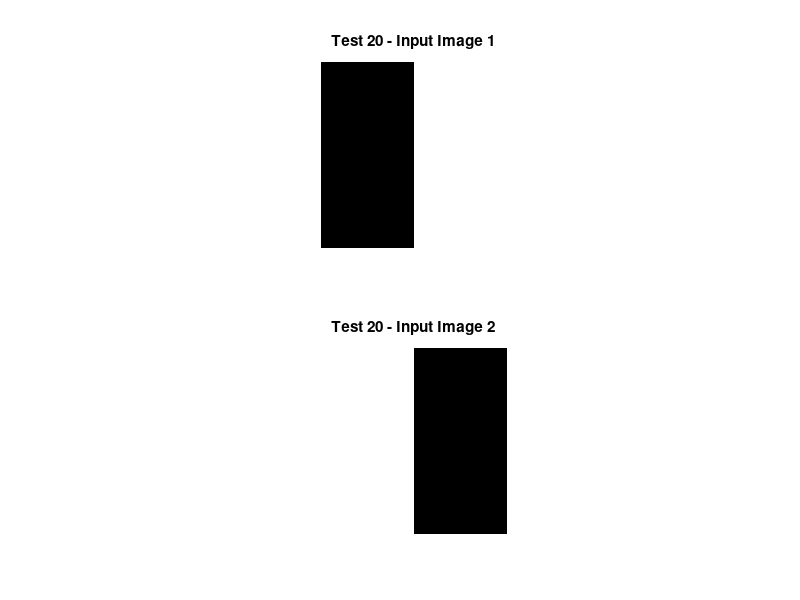

Reproduce this figure in MATLAB. (Note: this script raises an error after producing the figure.)
function evaluationSM7()
% This function is written to test spatial-temporal saliency map with
% various simple and independent images.

exp_record.intro = 'images with 2 rectangle gray blocks: block 1 191 in intensity, block 2 128 in intensity, and the background is black ';

% % Test 1
% exp_record.input.i1.type = 'image';
% exp_record.input.i1.path = './figures/evaluationSM7/';
% exp_record.input.i1.name = 'sample_img_2.jpg';
% exp_record.input.i1.note = 'white (255) background image with 3 rectangular ffigrom left to right with intensity value 191,128,64';
% 
% img = imread('./figures/evaluationSM7/sample_img_1.jpg'); 
% sm_ssm = spatialSaliencyMap(img,8,'hadamard',30);
% figure(1), imshow(img),title('Test 1 - Input Image');
% figure(2), colormap('gray'), imagesc(sm_ssm), title('Test 1 - Output Image');
% 
% % Test 2
% exp_record.input.i2.type = 'image';
% exp_record.input.i2.path = './figure/evaluationSM7/';
% exp_record.input.i2.name = 'sample_img_2.jpg';
% exp_record.input.i2.note = 'gray (191) background image with 3 rectangular ffigrom left to right with intensity value 255,128,64';
% 
% img = imread('./figures/evaluationSM7/sample_img_2.jpg'); 
% sm_ssm = spatialSaliencyMap(img,8,'hadamard',30);
% figure(3), imshow(img), title('Test 2 - Input Image');
% figure(4), colormap('gray'), imagesc(sm_ssm), title('Test 2 - Output Image');
% 
% % Test 3
% exp_record.input.i3.type = 'image';
% exp_record.input.i3.path = './figures/evaluationSM7/';
% exp_record.input.i3.name = 'sample_img_3.jpg';
% exp_record.input.i3.note = 'gray (128) background image with 3 rectangular ffigrom left to right with intensity value 255,191,64';
% 
% img = imread('./figures/evaluationSM7/sample_img_3.jpg'); 
% sm_ssm = spatialSaliencyMap(img,8,'hadamard',30);
% figure(5), imshow(img), title('Test 3 - Input Image');
% figure(6), colormap('gray'), imagesc(sm_ssm), title('Test 3 - Output Image');
% 
% % Test 4
% exp_record.input.i4.type = 'image';
% exp_record.input.i4.path = './figures/evaluationSM7/';
% exp_record.input.i4.name = 'sample_img_4.jpg';
% exp_record.input.i4.note = 'gray (64) background image with 3 rectangular ffigrom left to right with intensity value 255,191,128';
% 
% img = imread('./figures/evaluationSM7/sample_img_4.jpg'); 
% sm_ssm = spatialSaliencyMap(img,8,'hadamard',30);
% figure(7), imshow(img), title('Test 4 - Input Image');
% figure(8), colormap('gray'), imagesc(sm_ssm), title('Test 4 - Output Image');
% 
% Test 5
% exp_record.input.i5.type = 'image';
% exp_record.input.i5.path = './figures/evaluationSM7/';
% exp_record.input.i5.name = 'sample_img_5.jpg';
% exp_record.input.i5.note = '8 bars in sequence with decreasing intensity from 100% to 20% from left to right';
% 
% img = rgb2gray(imread('./figures/evaluationSM7/sample_img_5.jpg')); 
% sm_ssm = spatialSaliencyMap(img,8,'hadamard',30);
% figure(7), imshow(img), title('Test 5 - Input Image');
% figure(8), colormap('gray'), imagesc(sm_ssm), title('Test 5 - Output Image');
% 
% exp_record.output.o5.type = 'image';
% exp_record.output.o5.name = 'output_img_5.fig';
% exp_record.output.o5.note = 'Test 5 proves that the saliency result depends on intensity values of input pixels in the spatial-temporal method';

% % Test 6
% exp_record.input.i6.type = 'image';
% exp_record.input.i6.path = './figures/evaluationSM7/';
% exp_record.input.i6.name = 'sample_img_6.jpg';
% exp_record.input.i6.note = '1 gray (128) rectangle on black (0) background, 1 white (255) retangle on gray (128) background';
% 
% img = rgb2gray(imread('./figures/evaluationSM7/sample_img_6.jpg')); 
% sm_ssm = spatialSaliencyMap(img,8,'hadamard',30);
% figure(7), imshow(img), title('Test 6 - Input Image');
% figure(8), colormap('gray'), imagesc(sm_ssm), title('Test 6 - Output Image');
% 
% exp_record.output.o6.type = 'image';
% exp_record.output.o6.name = 'output_img_6.fig';
% exp_record.output.o6.note = '';

% % Test 7
% exp_record.input.i7.type = 'image';
% exp_record.input.i7.path = './figures/evaluationSM7/';
% exp_record.input.i7.name = 'sample_img_7.jpg';
% exp_record.input.i7.note = '24x24 white background with 8x8 black rectangle in the center';
% 
% img = rgb2gray(imread('./figures/evaluationSM7/sample_img_7.jpg')); 
% sm_ssm = spatialSaliencyMap(img,2,'hadamard',30);
% figure(9), imshow(img), title('Test 7 - Input Image');
% figure(10), colormap('gray'), imagesc(sm_ssm), title('Test 7 - Output Image');
% 
% exp_record.output.o7.type = 'image';
% exp_record.output.o7.name = 'output_img_7.fig';
% exp_record.output.o7.note = 'There is no corner effect';

% % Test 8
% exp_record.input.i8.type = 'image';
% exp_record.input.i8.path = './figures/evaluationSM7/';
% exp_record.input.i8.name = 'sample_img_8.jpg';
% exp_record.input.i8.note = '40x40 white background with 24x24 black rectangle in the center';
% 
% img = rgb2gray(imread('./figures/evaluationSM7/sample_img_8.jpg')); 
% sm_ssm = spatialSaliencyMap(img,8,'hadamard',30);
% figure(11), imshow(img), title('Test 8 - Input Image');
% figure(12), colormap('gray'), imagesc(sm_ssm), title('Test 8 - Output Image');
% 
% exp_record.output.o8.type = 'image';
% exp_record.output.o8.name = 'output_img_8.fig';
% exp_record.output.o8.note = 'There is no cornet or side effects';

% % Test 9
% exp_record.input.i9.type = 'image';
% exp_record.input.i9.path = './figures/evaluationSM7/';
% exp_record.input.i9.name = 'sample_img_8.jpg';
% exp_record.input.i9.note = '56x56 white background with 24x24 black rectangle in the center';
% 
% img = rgb2gray(imread('./figures/evaluationSM7/sample_img_9.jpg')); 
% sm_ssm = spatialSaliencyMap(img,8,'hadamard',30);
% figure(13), imshow(img), title('Test 9 - Input Image');
% figure(14), colormap('gray'), imagesc(sm_ssm), title('Test 9 - Output Image');
% 
% exp_record.output.o9.type = 'image';
% exp_record.output.o9.name = 'output_img_8.fig';
% exp_record.output.o9.note = 'There is no cornet or side effects. These effects do not happen due to distance issue';


% % Test 10
% exp_record.input.i10.type = 'image';
% exp_record.input.i10.path = './figures/evaluationSM7/';
% exp_record.input.i10.name = 'sample_img_10.jpg';
% exp_record.input.i10.note = '24x24 gray(25) background with 8x8 black (0) rectangle in the center';
% 
% img = rgb2gray(imread('./figures/evaluationSM7/sample_img_10.jpg')); 
% sm_ssm = spatialSaliencyMap(img,8,'hadamard',30);
% figure(15), imshow(img), title('Test 10 - Input Image');
% figure(16), colormap('gray'), imagesc(sm_ssm), title('Test 10 - Output Image');
% 
% exp_record.output.o10.type = 'image';
% exp_record.output.o10.name = 'output_img_10.fig';
% exp_record.output.o10.note = 'There is still no side effect';

% % Test 11
% exp_record.input.i11.type = 'image';
% exp_record.input.i11.path = './figures/evaluationSM7/';
% exp_record.input.i11.name = 'sample_img_11.jpg';
% exp_record.input.i11.note = '48x48 white(255) background with 16x16 black (0) rectangle in the center';
% 
% img = rgb2gray(imread('./figures/evaluationSM7/sample_img_11.jpg')); 
% sm_ssm_16 = spatialSaliencyMap(img,16,'hadamard',30);
% sm_ssm_8 = spatialSaliencyMap(img,8,'hadamard',30);
% sm_ssm_4 = spatialSaliencyMap(img,4,'hadamard',30);
% sm_ssm_2 = spatialSaliencyMap(img,2,'hadamard',30);
% figure(17), imshow(img), title('Test 11 - Input Image');
% figure(18), colormap('gray'), imagesc(sm_ssm_16), title('Test 11 - Output Image 16');
% figure(19), colormap('gray'), imagesc(sm_ssm_8), title('Test 11 - Output Image 8');
% figure(20), colormap('gray'), imagesc(sm_ssm_4), title('Test 11 - Output Image 4');
% figure(21), colormap('gray'), imagesc(sm_ssm_2), title('Test 11 - Output Image 2');
% 
% exp_record.output.o11.type = 'image';
% exp_record.output.o11.name = 'output_img_11.fig';
% exp_record.output.o11.note = 'No side effects when doing with 16x16, 8x8 blocks but side effects when doing with 4x4 and 2x2';

% % Test 12
% exp_record.input.i12.type = 'image';
% exp_record.input.i12.path = './figures/evaluationSM7/';
% exp_record.input.i12.name = 'sample_img_12.jpg';
% exp_record.input.i12.note = '96x96 white(255) background with 32x32 black (0) rectangle in the center';
% 
% img = rgb2gray(imread('./figures/evaluationSM7/sample_img_12.jpg')); 
% sm_ssm_16 = spatialSaliencyMap(img,16,'hadamard',30);
% sm_ssm_8 = spatialSaliencyMap(img,8,'hadamard',30);
% sm_ssm_4 = spatialSaliencyMap(img,4,'hadamard',30);
% sm_ssm_2 = spatialSaliencyMap(img,2,'hadamard',30);
% figure(22), imshow(img), title('Test 12 - Input Image');
% figure(23), colormap('gray'), imagesc(sm_ssm_16), title('Test 12 - Output Image 16');
% figure(24), colormap('gray'), imagesc(sm_ssm_8), title('Test 12 - Output Image 8');
% figure(25), colormap('gray'), imagesc(sm_ssm_4), title('Test 12 - Output Image 4');
% figure(26), colormap('gray'), imagesc(sm_ssm_2), title('Test 12 - Output Image 2');
% 
% exp_record.output.o12.type = 'image';
% exp_record.output.o12.name = 'output_img_12.fig';
% exp_record.output.o12.note = '';

% % Test 13
% exp_record.input.i13.type = 'image';
% exp_record.input.i13.path = './figures/evaluationSM7/';
% exp_record.input.i13.name = 'sample_img_13.jpg';
% exp_record.input.i13.note = '192x192 white(255) background with 64x64 black (0) rectangle in the center';
% 
% img = rgb2gray(imread('./figures/evaluationSM7/sample_img_13.jpg')); 
% sm_ssm_16 = spatialSaliencyMap(img,16,'hadamard',30);
% sm_ssm_8 = spatialSaliencyMap(img,8,'hadamard',30);
% sm_ssm_4 = spatialSaliencyMap(img,4,'hadamard',30);
% sm_ssm_2 = spatialSaliencyMap(img,2,'hadamard',30);
% figure(27), imshow(img), title('Test 12 - Input Image');
% figure(28), colormap('gray'), imagesc(sm_ssm_16), title('Test 13 - Output Image 16');
% figure(29), colormap('gray'), imagesc(sm_ssm_8), title('Test 13 - Output Image 8');
% figure(30), colormap('gray'), imagesc(sm_ssm_4), title('Test 13 - Output Image 4');
% figure(31), colormap('gray'), imagesc(sm_ssm_2), title('Test 13 - Output Image 2');
% 
% exp_record.output.o13.type = 'image';
% exp_record.output.o13.name = 'output_img_13.fig';
% exp_record.output.o13.note = '';

% % Test 14
% exp_record.input.i14.type = 'image';
% exp_record.input.i14.path = './figures/evaluationSM7/';
% exp_record.input.i14.name = 'sample_img_14.jpg';
% exp_record.input.i14.note = '1 white (255) retangle on gray (64) background';
% 
% img = rgb2gray(imread('./figures/evaluationSM7/sample_img_14.jpg')); 
% sm_ssm = spatialSaliencyMap(img,4,'hadamard',30);
% figure(32), imshow(img), title('Test 14 - Input Image');
% figure(33), colormap('gray'), imagesc(sm_ssm), title('Test 14 - Output Image');
% 
% exp_record.output.o14.type = 'image';
% exp_record.output.o14.name = 'output_img_14.fig';
% exp_record.output.o14.note = '';

% % Test 15
% exp_record.input.i15.type = 'image';
% exp_record.input.i15.path = './figures/evaluationSM7/';
% exp_record.input.i15.name = 'sample_img_15.jpg';
% exp_record.input.i15.note = '1 white (255) retangle on gray (64) background';
% 
% img = rgb2gray(imread('./figures/evaluationSM7/sample_img_15.jpg')); 
% sm_ssm_16 = spatialSaliencyMap(img,16,'hadamard',30);
% sm_ssm_8 = spatialSaliencyMap(img,8,'hadamard',30);
% sm_ssm_4 = spatialSaliencyMap(img,4,'hadamard',30);
% % sm_ssm_2 = spatialSaliencyMap(img,2,'hadamard',30);
% figure(34), imshow(img), title('Test 15 - Input Image');
% figure(35), colormap('gray'), imagesc(sm_ssm_16), title('Test 15 - Output Image 16');
% figure(36), colormap('gray'), imagesc(sm_ssm_8), title('Test 15 - Output Image 8');
% figure(37), colormap('gray'), imagesc(sm_ssm_4), title('Test 15 - Output Image 4');
% % figure(38), colormap('gray'), imagesc(sm_ssm_2), title('Test 16 - Output Image 2');
% 
% exp_record.output.o15.type = 'image';
% exp_record.output.o15.name = 'output_img_15.fig';
% exp_record.output.o15.note = '';

% % Test 16
% exp_record.input.i16.type = 'image';
% exp_record.input.i16.path = './figures/evaluationSM7/';
% exp_record.input.i16.name = '';
% exp_record.input.i16.note = 'The test is done to verify how spatial-temporal saliency responds to different contrast';
% 
% elmat = zeros(4,4);
% % elmat1 = elmat; elmat1(1:2,:) = 255;
% % elmat2 = elmat; elmat2(1:2,:) = 191;
% % elmat3 = elmat; elmat3(1:2,:) = 127;
% % elmat4 = elmat; elmat4(1:2,:) = 63;
% % elmat5 = elmat;
% img = [];
% for iI = 1:1:255
%     elmat(1:2,:) = iI;
%     img = [img,elmat];
% end
% 
% sm_ssm_4 = spatialSaliencyMap(img,4,'hadamard',30)
% % sm_ssm_2 = spatialSaliencyMap(img,2,'hadamard',30);
% figure(34), imshow(img), title('Test 16 - Input Image');
% figure(35), colormap('gray'), imagesc(sm_ssm_4), title('Test 16 - Output Image 16');
% figure(36), plot(sm_ssm_4(1,1:4:1020)), title('Saliency Value Plot');
% 
% exp_record.output.o16.type = 'image';
% exp_record.output.o16.name = 'output_img_16.fig';
% exp_record.output.o16.note = '';

% Test 17
% exp_record.input.i17.type = 'image';
% exp_record.input.i17.path = './figures/evaluationSM7/';
% exp_record.input.i17.name = '';
% exp_record.input.i17.note = 'The test is done to verify how spatial-temporal saliency responds to the same contrast by different values';
% 
% elmat = zeros(4,4);
% elmat1 = elmat; elmat1(1:2,:) = 255; elmat1(3:4,:) = 191;
% elmat2 = elmat; elmat2(1:2,:) = 191; elmat2(3:4,:) = 127;
% elmat3 = elmat; elmat3(1:2,:) = 127; elmat3(3:4,:) = 63;
% elmat4 = elmat; elmat4(1:2,:) = 63; elmat4(3:4,:) = 0;
% img = [elmat1,elmat2,elmat3,elmat4];
% Diff = 63;
% img = [];
% for iDiff = 1:1:Diff
%     rimg = [];
%     for iI = 1:1:255
%         elmat(1:2,:) = iI;
%         if (iI - iDiff > 0) 
%         elmat(3:4,:) = iI - iDiff;
%         else elmat(3:4,:) = 0;
%         end
%         rimg = [rimg,elmat];
%     end
%     img = [img;rimg];
% end
% 
% sm_ssm_4 = spatialSaliencyMap(img,4,'hadamard',30);
% figure(37), imshow(img), title('Test 17 - Input Image');
% figure(38), colormap('gray'), imagesc(sm_ssm_4), title('Test 17 - Output Image 17');
% figure(39);
% for iI = 1:1:Diff
%     plot(sm_ssm_4(1+(iI-1)*4,:)), hold on;
% end
% 
% title('Difference of constrast vs Value of intensity');
% 
% figure(40), plot(sm_ssm_4(1:4:Diff*4,end)), title('Test 17 - Output Image 17 - Contrast vs Saliency Value');
% 
% exp_record.output.o17.type = 'image';
% exp_record.output.o17.name = 'output_img_17.fig';
% exp_record.output.o17.note = '';

% % Test 18
% exp_record.input.i18.type = 'image';
% exp_record.input.i18.path = './figures/evaluationSM7/';
% exp_record.input.i18.name = '';
% exp_record.input.i18.note = 'The test is done to verify what effect ';
% 
% n = 10;
% elmat = ones(2^n,2^n)*255;
% img = elmat;
% scs = zeros(1,n);
% for i = 1:1:n
%     wz = 2^i;
%     sc = spatialSaliencyMap(img(1:1:wz,1:1:wz),wz,'hadamard',30);
%     scs(i) = sc(1,1);
% end
% 
% % sm_ssm_2 = spatialSaliencyMap(img,2,'hadamard',30);
% figure(41), plot(scs), title('Saliency Value Plot');
% 
% exp_record.output.o18.type = 'image';
% exp_record.output.o18.name = 'output_img_18.fig';
% exp_record.output.o18.note = '';

% % Test 19 
% exp_record.input.i19.type = 'image';
% exp_record.input.i19.path = './figures/evaluationSM7/';
% exp_record.input.i19.name = 'input_img_19.fig';
% exp_record.input.i19.note = 'The test is done to verify the saliency score at high constrast region will bigger than the small constrast region';
% img = [];
% for i = 1:1:255    
%     rimg = zeros(4,12);
%     rimg(:) = i;
%     rimg(:,6:12) = 255;
%     img = [img;rimg];
% end
% exp_record.input.i19.data = img;
% exp_record.input.i19.dataintro = 'Data is an array with size ( 255x12 ); It can be seeen as three separated columns; First column (255x4) has increasing value columnwise. Third column (255x4) has a fixed value 255. Second column is the combination of half first and third columns'
% 
% sm_ssm_4 = spatialSaliencyMap(img,4,'hadamard',30)
% figure(42), colormap('gray'), imagesc(img), title('Test 19 - Input Image');
% figure(43), colormap('gray'), imagesc(sm_ssm_4), title('Test 19 - Output Image');
% figure(44), colormap('gray'), imagesc(sm_ssm_4), title('Test 19 - Plot Image');
% 
% plot(1:1:255,sm_ssm_4(1:4:255*4,1:4:9));
% 
% exp_record.output.o19.type = {'image','plot'};
% exp_record.output.o19.name = {'output_img_19.fig','output_plot_19.fig'};
% exp_record.output.o19.note = 'The graph includes three plots: green, red, and blue lines. Blue plot represents saliency value of white color (255). Red curve describes the saliency value of region of increasing intensity from 0 to 255. Green plot shows a saliency response at the highly contrast border between regions represented by blue and red curves.';
% exp_record.output.o19.data = sm_ssm_4;

% Test 20
exp_record.input.i20.type = 'image';
exp_record.input.i20.path = './figures/evaluationSM7/';
exp_record.input.i20.name = '';
exp_record.input.i20.note = 'The test is done to verify the saliency score of the spatial-temporal saliency map';

% img1 = [ 255*ones(4,4), [zeros(4,1), ones(4,2)*255, zeros(4,1)] , [zeros(4,1), ones(4,2)*255, zeros(4,1)], [zeros(4,1), ones(4,2)*255, zeros(4,1)]', [zeros(4,1), ones(4,2)*255, zeros(4,1)]', zeros(4,4)];
% img2 = [ 255*ones(4,4), [zeros(4,2), ones(4,2)*255], [ones(4,2)*255, zeros(4,2)], [zeros(4,2), ones(4,2)*255]', [ones(4,2)*255, zeros(4,2)]', zeros(4,4)];

% % Right -> Left
img1 = [zeros(4,2), ones(4,2)*255];
img2 = [ones(4,2)*255, zeros(4,2)];

% % Bottom -> Top
% img1 = [zeros(4,2), ones(4,2)*255]';
% img2 = [ones(4,2)*255, zeros(4,2)]';

% % Left -> Right
% img1 = [ones(4,2)*255, zeros(4,2)];
% img2 = [zeros(4,2), ones(4,2)*255];

% % Top -> Bottom
% img1 = [ones(4,2)*255, zeros(4,2)]';
% img2 = [zeros(4,2), ones(4,2)*255]';

imgs = cat(3,img1,img2);

exp_record.input.i20.data = imgs;

figure(45), subplot(2,1,1), 
imshow(img1), title('Test 20 - Input Image 1');
subplot(2,1,2), imshow(img2), title('Test 20 - Input Image 2');
sm_tsm = temporalSaliencyMap(imgs,4,'hadamard',30)

exp_record.output.o20.data = sm_tsm;
exp_record.output.o20.type = {'image'};
exp_record.output.o20.name = {'output_img_20.fig'};
exp_record.output.o20.note = 'The temporal saliency values are smaller than 0. Why are they ?';

saveOutputFlag = 0;
if (saveOutputFlag == 1) 
    outputFolder = ['./results/evaluation7_graphs_&_data_date-' datestr(now,'yyyymmddTHHMMSS')];
    exp_record.output.path = outputFolder;
    mkdir(outputFolder);
    currentFolder = pwd;
    cd(outputFolder);           
    
    saveas(42,exp_record.input.i19.name);
    saveas(43,exp_record.output.o19.name);
    
    save('experiment_record.mat','exp_record');
    cd(currentFolder);        
end

end